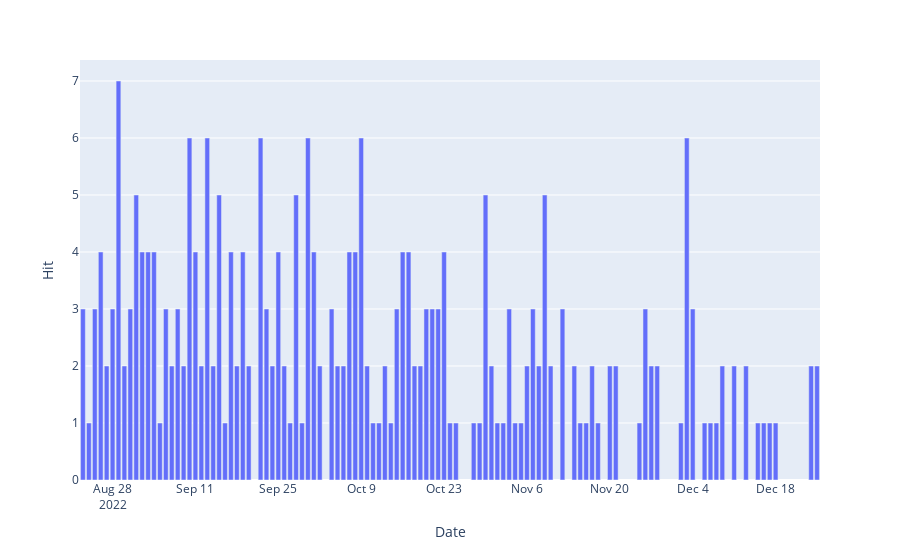

The code cell stored with this chart in its notebook:
### Markdown cell above
## 2. Result

### Code cell
fig = px.bar(ggggg, x='Date', y='Hit')
fig.show()
